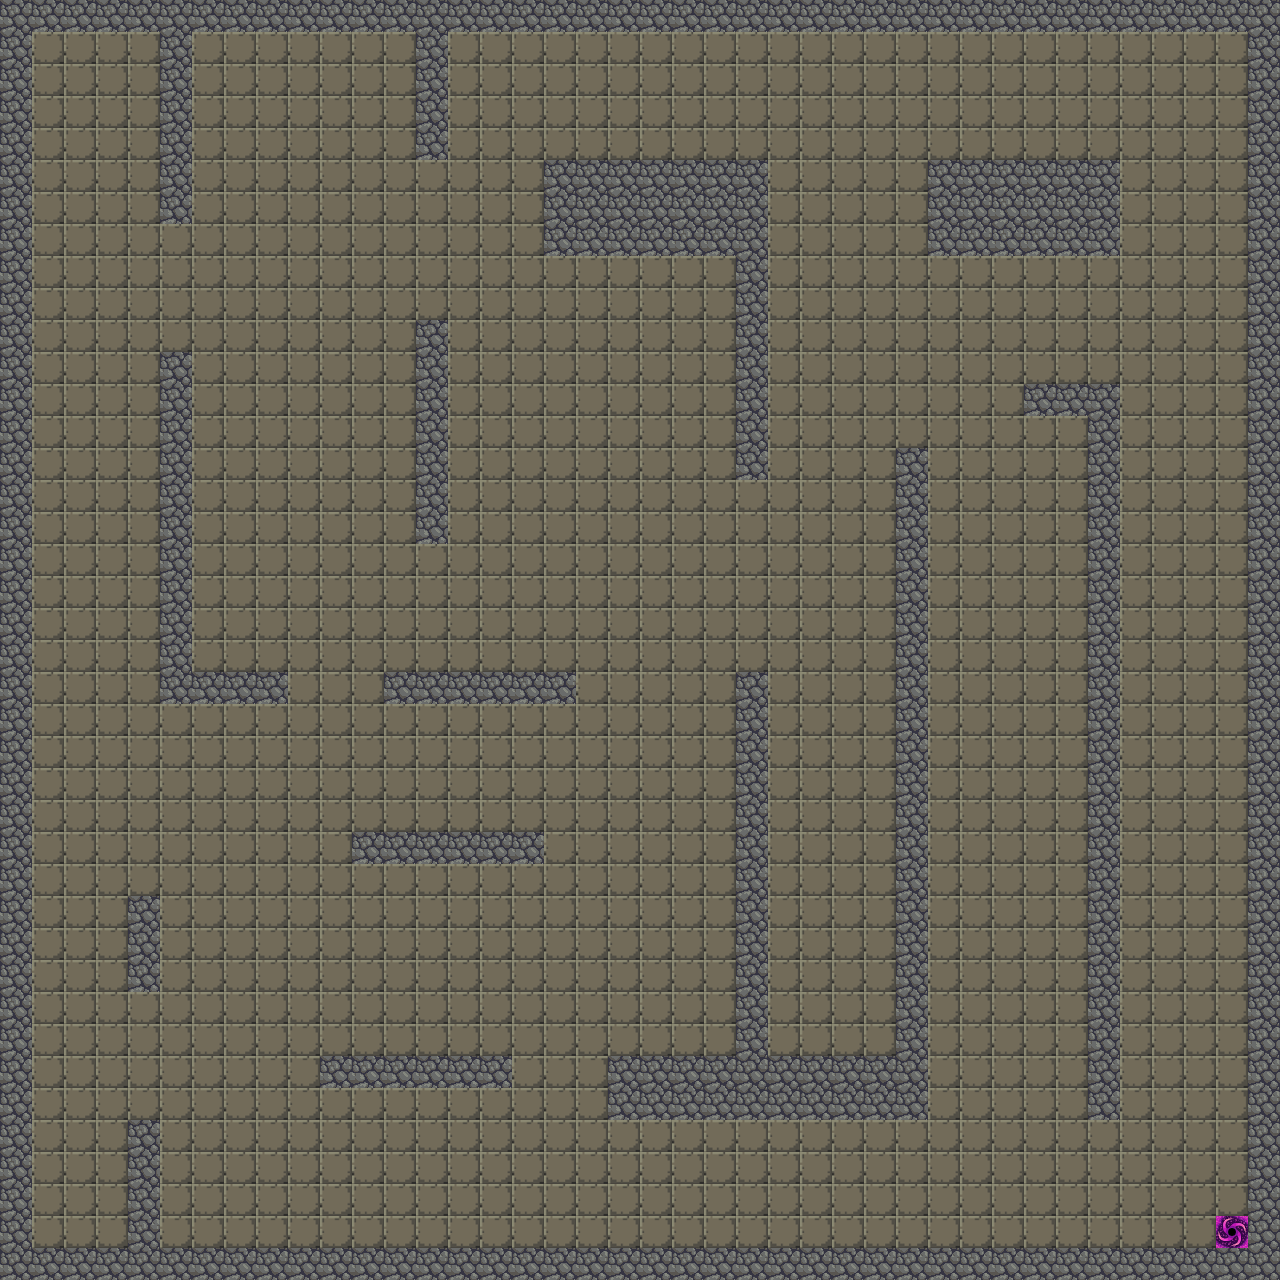

Below is a game level as drawn by its tile map, then a one-line description and the .tmx file that defines it, in full:
An orthogonal 40x40 tile map with 32x32 px tiles, 1 tile layer (Tile Layer 1).

<map version="1.9" tiledversion="1.9.2" orientation="orthogonal" renderorder="right-down" width="40" height="40" tilewidth="32" tileheight="32" infinite="0" nextlayerid="3" nextobjectid="1">
 <editorsettings>
  <export target="mapa2.csv" format="csv" />
 </editorsettings>
 <tileset firstgid="1" name="tiles" tilewidth="32" tileheight="32" tilecount="5" columns="5">
  <image source="../assets/tiles/tiles.png" width="160" height="32" />
 </tileset>
 <layer id="1" name="Tile Layer 1" width="40" height="40">
  <data encoding="csv">
2,2,2,2,2,2,2,2,2,2,2,2,2,2,2,2,2,2,2,2,2,2,2,2,2,2,2,2,2,2,2,2,2,2,2,2,2,2,2,2,
2,3,3,3,3,2,3,3,3,3,3,3,3,2,3,3,3,3,3,3,3,3,3,3,3,3,3,3,3,3,3,3,3,3,3,3,3,3,3,2,
2,3,3,3,3,2,3,3,3,3,3,3,3,2,3,3,3,3,3,3,3,3,3,3,3,3,3,3,3,3,3,3,3,3,3,3,3,3,3,2,
2,3,3,3,3,2,3,3,3,3,3,3,3,2,3,3,3,3,3,3,3,3,3,3,3,3,3,3,3,3,3,3,3,3,3,3,3,3,3,2,
2,3,3,3,3,2,3,3,3,3,3,3,3,2,3,3,3,3,3,3,3,3,3,3,3,3,3,3,3,3,3,3,3,3,3,3,3,3,3,2,
2,3,3,3,3,2,3,3,3,3,3,3,3,3,3,3,3,2,2,2,2,2,2,2,3,3,3,3,3,2,2,2,2,2,2,3,3,3,3,2,
2,3,3,3,3,2,3,3,3,3,3,3,3,3,3,3,3,2,2,2,2,2,2,2,3,3,3,3,3,2,2,2,2,2,2,3,3,3,3,2,
2,3,3,3,3,3,3,3,3,3,3,3,3,3,3,3,3,2,2,2,2,2,2,2,3,3,3,3,3,2,2,2,2,2,2,3,3,3,3,2,
2,3,3,3,3,3,3,3,3,3,3,3,3,3,3,3,3,3,3,3,3,3,3,2,3,3,3,3,3,3,3,3,3,3,3,3,3,3,3,2,
2,3,3,3,3,3,3,3,3,3,3,3,3,3,3,3,3,3,3,3,3,3,3,2,3,3,3,3,3,3,3,3,3,3,3,3,3,3,3,2,
2,3,3,3,3,3,3,3,3,3,3,3,3,2,3,3,3,3,3,3,3,3,3,2,3,3,3,3,3,3,3,3,3,3,3,3,3,3,3,2,
2,3,3,3,3,2,3,3,3,3,3,3,3,2,3,3,3,3,3,3,3,3,3,2,3,3,3,3,3,3,3,3,3,3,3,3,3,3,3,2,
2,3,3,3,3,2,3,3,3,3,3,3,3,2,3,3,3,3,3,3,3,3,3,2,3,3,3,3,3,3,3,3,2,2,2,3,3,3,3,2,
2,3,3,3,3,2,3,3,3,3,3,3,3,2,3,3,3,3,3,3,3,3,3,2,3,3,3,3,3,3,3,3,3,3,2,3,3,3,3,2,
2,3,3,3,3,2,3,3,3,3,3,3,3,2,3,3,3,3,3,3,3,3,3,2,3,3,3,3,2,3,3,3,3,3,2,3,3,3,3,2,
2,3,3,3,3,2,3,3,3,3,3,3,3,2,3,3,3,3,3,3,3,3,3,3,3,3,3,3,2,3,3,3,3,3,2,3,3,3,3,2,
2,3,3,3,3,2,3,3,3,3,3,3,3,2,3,3,3,3,3,3,3,3,3,3,3,3,3,3,2,3,3,3,3,3,2,3,3,3,3,2,
2,3,3,3,3,2,3,3,3,3,3,3,3,3,3,3,3,3,3,3,3,3,3,3,3,3,3,3,2,3,3,3,3,3,2,3,3,3,3,2,
2,3,3,3,3,2,3,3,3,3,3,3,3,3,3,3,3,3,3,3,3,3,3,3,3,3,3,3,2,3,3,3,3,3,2,3,3,3,3,2,
2,3,3,3,3,2,3,3,3,3,3,3,3,3,3,3,3,3,3,3,3,3,3,3,3,3,3,3,2,3,3,3,3,3,2,3,3,3,3,2,
2,3,3,3,3,2,3,3,3,3,3,3,3,3,3,3,3,3,3,3,3,3,3,3,3,3,3,3,2,3,3,3,3,3,2,3,3,3,3,2,
2,3,3,3,3,2,2,2,2,3,3,3,2,2,2,2,2,2,3,3,3,3,3,2,3,3,3,3,2,3,3,3,3,3,2,3,3,3,3,2,
2,3,3,3,3,3,3,3,3,3,3,3,3,3,3,3,3,3,3,3,3,3,3,2,3,3,3,3,2,3,3,3,3,3,2,3,3,3,3,2,
2,3,3,3,3,3,3,3,3,3,3,3,3,3,3,3,3,3,3,3,3,3,3,2,3,3,3,3,2,3,3,3,3,3,2,3,3,3,3,2,
2,3,3,3,3,3,3,3,3,3,3,3,3,3,3,3,3,3,3,3,3,3,3,2,3,3,3,3,2,3,3,3,3,3,2,3,3,3,3,2,
2,3,3,3,3,3,3,3,3,3,3,3,3,3,3,3,3,3,3,3,3,3,3,2,3,3,3,3,2,3,3,3,3,3,2,3,3,3,3,2,
2,3,3,3,3,3,3,3,3,3,3,2,2,2,2,2,2,3,3,3,3,3,3,2,3,3,3,3,2,3,3,3,3,3,2,3,3,3,3,2,
2,3,3,3,3,3,3,3,3,3,3,3,3,3,3,3,3,3,3,3,3,3,3,2,3,3,3,3,2,3,3,3,3,3,2,3,3,3,3,2,
2,3,3,3,2,3,3,3,3,3,3,3,3,3,3,3,3,3,3,3,3,3,3,2,3,3,3,3,2,3,3,3,3,3,2,3,3,3,3,2,
2,3,3,3,2,3,3,3,3,3,3,3,3,3,3,3,3,3,3,3,3,3,3,2,3,3,3,3,2,3,3,3,3,3,2,3,3,3,3,2,
2,3,3,3,2,3,3,3,3,3,3,3,3,3,3,3,3,3,3,3,3,3,3,2,3,3,3,3,2,3,3,3,3,3,2,3,3,3,3,2,
2,3,3,3,3,3,3,3,3,3,3,3,3,3,3,3,3,3,3,3,3,3,3,2,3,3,3,3,2,3,3,3,3,3,2,3,3,3,3,2,
2,3,3,3,3,3,3,3,3,3,3,3,3,3,3,3,3,3,3,3,3,3,3,2,3,3,3,3,2,3,3,3,3,3,2,3,3,3,3,2,
2,3,3,3,3,3,3,3,3,3,2,2,2,2,2,2,3,3,3,2,2,2,2,2,2,2,2,2,2,3,3,3,3,3,2,3,3,3,3,2,
2,3,3,3,3,3,3,3,3,3,3,3,3,3,3,3,3,3,3,2,2,2,2,2,2,2,2,2,2,3,3,3,3,3,2,3,3,3,3,2,
2,3,3,3,2,3,3,3,3,3,3,3,3,3,3,3,3,3,3,3,3,3,3,3,3,3,3,3,3,3,3,3,3,3,3,3,3,3,3,2,
2,3,3,3,2,3,3,3,3,3,3,3,3,3,3,3,3,3,3,3,3,3,3,3,3,3,3,3,3,3,3,3,3,3,3,3,3,3,3,2,
2,3,3,3,2,3,3,3,3,3,3,3,3,3,3,3,3,3,3,3,3,3,3,3,3,3,3,3,3,3,3,3,3,3,3,3,3,3,3,2,
2,3,3,3,2,3,3,3,3,3,3,3,3,3,3,3,3,3,3,3,3,3,3,3,3,3,3,3,3,3,3,3,3,3,3,3,3,3,1,2,
2,2,2,2,2,2,2,2,2,2,2,2,2,2,2,2,2,2,2,2,2,2,2,2,2,2,2,2,2,2,2,2,2,2,2,2,2,2,2,2
</data>
 </layer>
</map>
